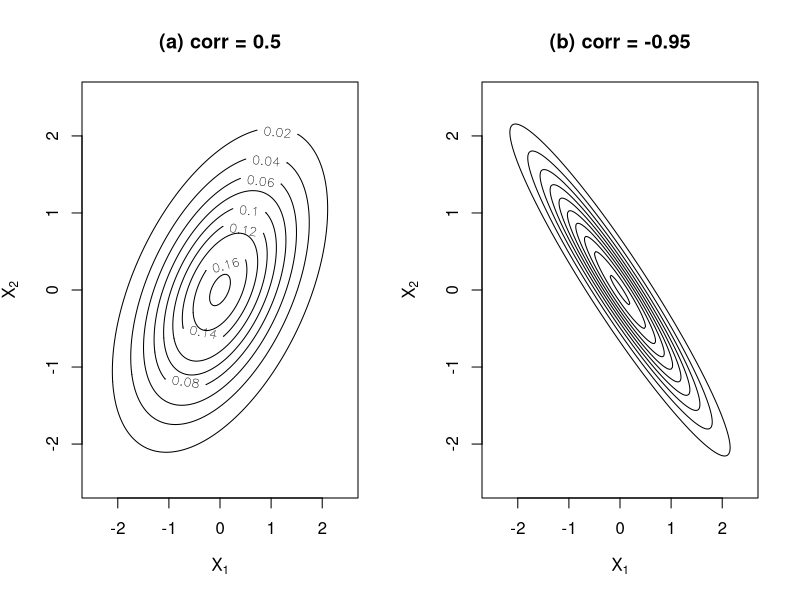

Source code (R):
library("mnormt")
mu = rep(0,2)
cov1 = matrix(c(1,.5,.5,1),nrow=2)
cov2 = matrix(c(1,-.95,-.95,1),nrow=2)
t = seq(-2.5,2.5,.025)

ff1 <- function(x,x2){dmnorm(cbind(x,x2),mu,cov1)}
ff2 <- function(x,x2){dmnorm(cbind(x,x2),mu,cov2)}

postscript("bivariate_normal_contours.ps",width=8,height=4.5) # Fig 7.2

par(mfrow=c(1,2))

contour(t,t,outer(t,t,ff1),xlab=expression(X[1]),ylab=expression(X[2]),
 cex.lab=1,cex.axis=1,labcex=.8,main="(a) corr = 0.5" )

contour(t,t,outer(t,t,ff2),xlab=expression(X[1]),ylab=expression(X[2]),
 cex.lab=1,cex.axis=1,labcex=1,main="(b) corr = -0.95" ,
drawlabels=F)

graphics.off()

